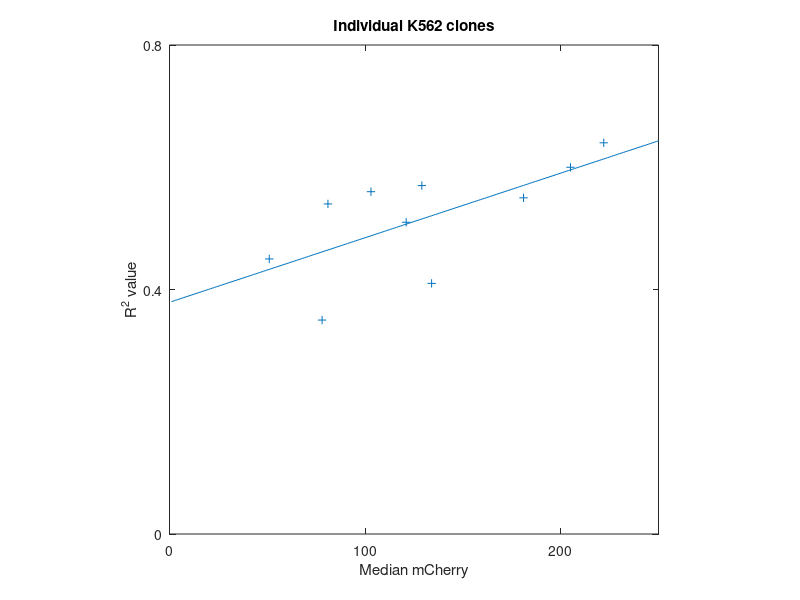

Reproduce this figure in MATLAB.

clear all
close all

median_mcherry = [222; 103; 205; 81; 129; 181; 134; 78; 51; 121];
fsc_r2 = [0.64; 0.56; 0.6; 0.54; 0.57; 0.55; 0.41; 0.35; 0.45; 0.51];

p = polyfit(median_mcherry,fsc_r2,1);

figure
box on
hold on
scatter(median_mcherry, fsc_r2, '+r')
plot(polyval(p,[0:250],'-r'))
axis([0 250 0 0.8],'square')
xlabel('Median mCherry')
ylabel('R^2 value')
yticks([0 0.4 0.8])
xticks([0 100 200])
title('Individual K562 clones')